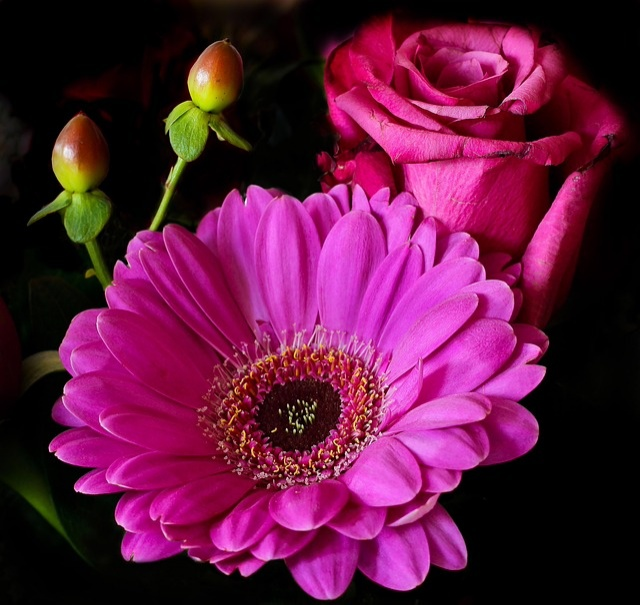
#> input picture dwt/denoised_color_image.jpg, 640 x 605 px
$ python long.py
#> lines starting #> are read from the running program, lines starting #| are printed output that depends on the picture
import numpy as np
import cv2
import pywt

# 1. 读取原图（彩色图像）
original_image = cv2.imread('denoised_color_image.jpg')
#> original_image is the input picture: shape (605, 640, 3); mean B, G, R 64.1, 24.6, 96.2

# 将彩色图像转换为YUV色彩空间，以便独立处理亮度（Y）通道
yuv_image = cv2.cvtColor(original_image, cv2.COLOR_BGR2YUV)
#> yuv_image: shape (605, 640, 3); mean of channels 0, 1, 2 50.5, 134.7, 168.1

# 对亮度通道进行小波降噪
wavelet_name = 'db1'
level = 3
y_channel = yuv_image[:,:,0]
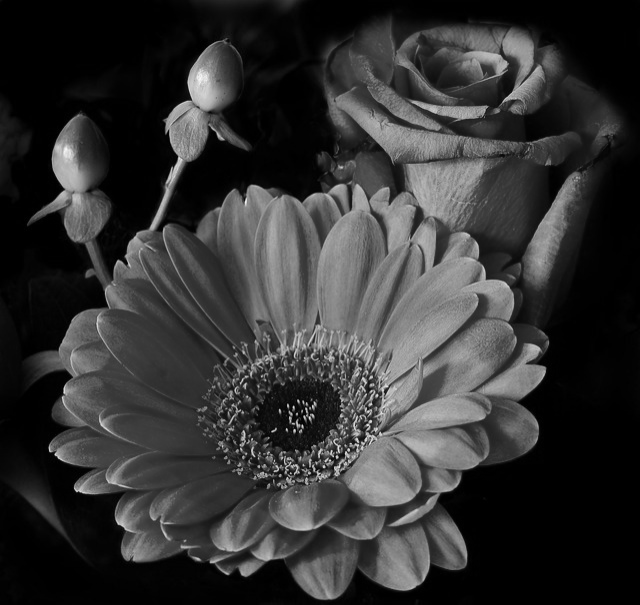
#> y_channel: shape (605, 640); min 0, max 248, mean 50.5
coeffs_y = pywt.wavedec2(y_channel, wavelet=wavelet_name, level=level)
#> coeffs_y = 4 items

# 定义一个包含各个分解级别阈值的列表（您可以在这里调整阈值）
thresholds = [10, 40, 30] # 这里的阈值仅为示例，实际应用时根据需要调整

# 对每个尺度上的细节系数应用相应的阈值
coeffs_thresh_y = list(coeffs_y)
#> coeffs_thresh_y = 4 items
for i in range(level):
  coeffs_thresh_y[-(i+1)] = [pywt.threshold(arr, thresholds[i], 'soft') for arr in coeffs_thresh_y[-(i+1)]]
denoised_y_channel = pywt.waverec2(coeffs_thresh_y, wavelet=wavelet_name)
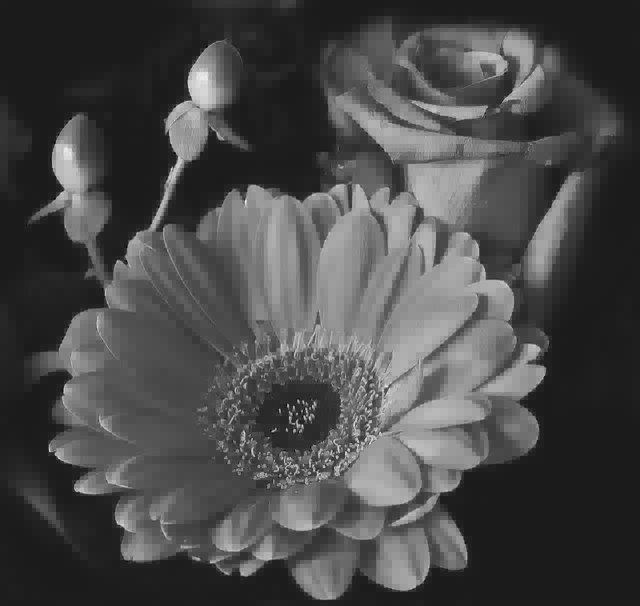
#> denoised_y_channel: shape (606, 640) float64; min -30.03, max 247.6, mean 50.4; drawn with min black and max white

# 将降噪后的亮度通道替换回YUV图像中
denoised_yuv_image = yuv_image.copy()

# 确保降噪后的图像尺寸与原始图像相同
denoised_y_channel = denoised_y_channel[:denoised_yuv_image.shape[0], :denoised_yuv_image.shape[1]]
#> denoised_y_channel: shape (605, 640) float64

denoised_yuv_image[:,:,0] = denoised_y_channel
#> denoised_yuv_image: shape (605, 640, 3); mean of channels 0, 1, 2 50.2, 134.7, 168.1

# 转换回BGR色彩空间
denoised_bgr_image = cv2.cvtColor(denoised_yuv_image, cv2.COLOR_YUV2BGR)

# 计算并保存原始图像和降噪后图像的差异
difference_image = abs(original_image.astype(np.float64) - denoised_bgr_image.astype(np.float64))
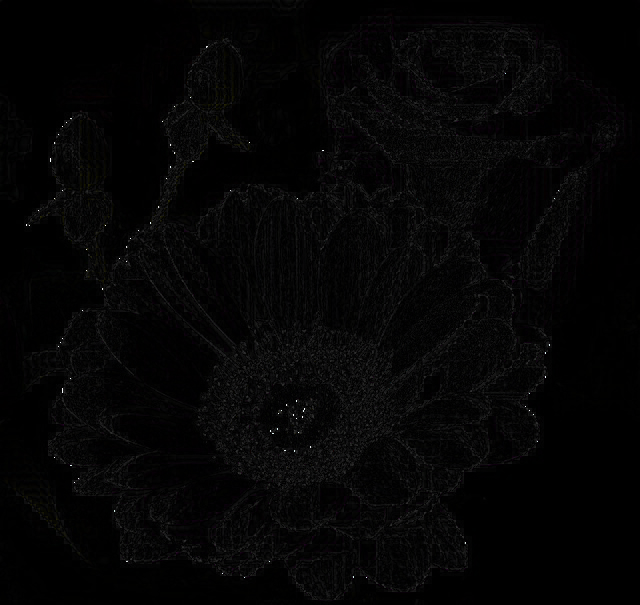
#> difference_image: shape (605, 640, 3) float64; mean B, G, R 4.7, 4.6, 4.8
difference_image = cv2.convertScaleAbs(difference_image) # 将差异图像转换为8位整型便于显示和保存

# 5. 将降噪后的图片、原始图片以及差异图片保存到本地
cv2.imwrite('denoised_image.jpg', denoised_bgr_image)
cv2.imwrite('original_image.jpg', original_image)
cv2.imwrite('difference_image.jpg', difference_image)

# 加载已保存的图像（这里加载不是必须的，因为我们已经有内存中的变量，但此处为了与原逻辑保持一致）
original_image = cv2.imread('original_image.jpg')
denoised_image = cv2.imread('denoised_image.jpg')
difference_image = cv2.imread('difference_image.jpg')

# 确定新图像的宽度（假设我们希望并排显示）
new_width = original_image.shape[1] * 2 + difference_image.shape[1]
#> new_width = 1920

# 创建一个空白的新图像用于存放合并后的图片
combined_image = np.zeros((max(original_image.shape[0], denoised_image.shape[0], difference_image.shape[0]), new_width, 3), dtype=original_image.dtype)

# 将原图、降噪后的图片和差异图片复制到新图像上
combined_image[:original_image.shape[0], :original_image.shape[1]] = original_image
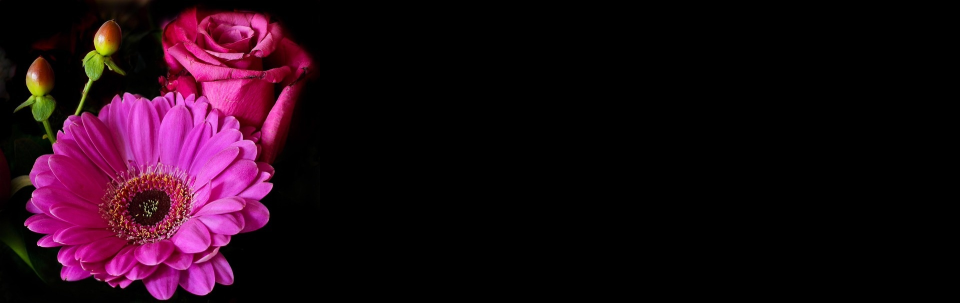
#> combined_image: shape (605, 1920, 3) (shown at 1/2 size); mean B, G, R 21.4, 8.2, 32.1
combined_image[:denoised_image.shape[0], original_image.shape[1]:original_image.shape[1]+denoised_image.shape[1]] = denoised_image
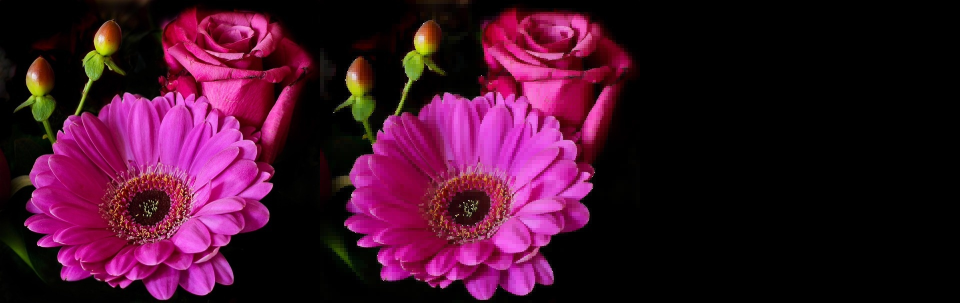
#> combined_image: shape (605, 1920, 3) (shown at 1/2 size); mean B, G, R 42.7, 16.4, 64
combined_image[:difference_image.shape[0], original_image.shape[1]+denoised_image.shape[1]:] = difference_image

# 设置窗口大小并显示图片
cv2.namedWindow("Original vs Denoised vs Difference", cv2.WINDOW_NORMAL)
cv2.resizeWindow("Original vs Denoised vs Difference", 800, 600)

# 显示组合图像
cv2.imshow("Original vs Denoised vs Difference", combined_image)

# 添加标题
cv2.putText(combined_image, "Original Image", (10, 30), cv2.FONT_HERSHEY_SIMPLEX, 0.7, (255, 255, 255), 2)
cv2.putText(combined_image, "Denoised Image", (original_image.shape[1]+10, 30), cv2.FONT_HERSHEY_SIMPLEX, 0.7, (255, 255, 255), 2)
cv2.putText(combined_image, "Difference Image", (original_image.shape[1] + denoised_image.shape[1]+10, 30), cv2.FONT_HERSHEY_SIMPLEX, 0.7, (255, 255, 255), 2)
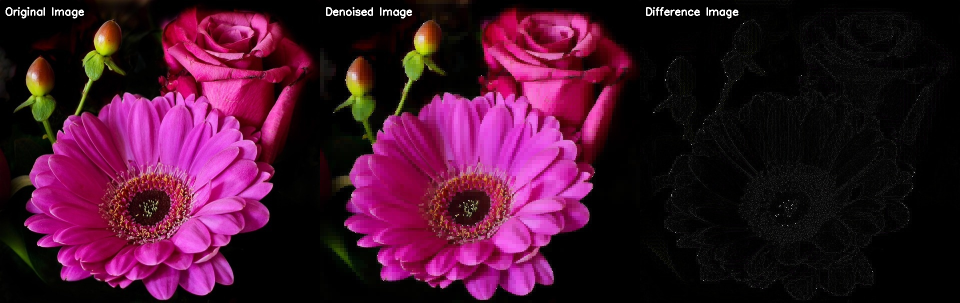
#> combined_image: shape (605, 1920, 3) (shown at 1/2 size); mean B, G, R 45.1, 18.8, 66.4

# 更新显示内容
cv2.imshow("Original vs Denoised vs Difference", combined_image)

# 按任意键关闭窗口
cv2.waitKey(0)
cv2.destroyAllWindows()
